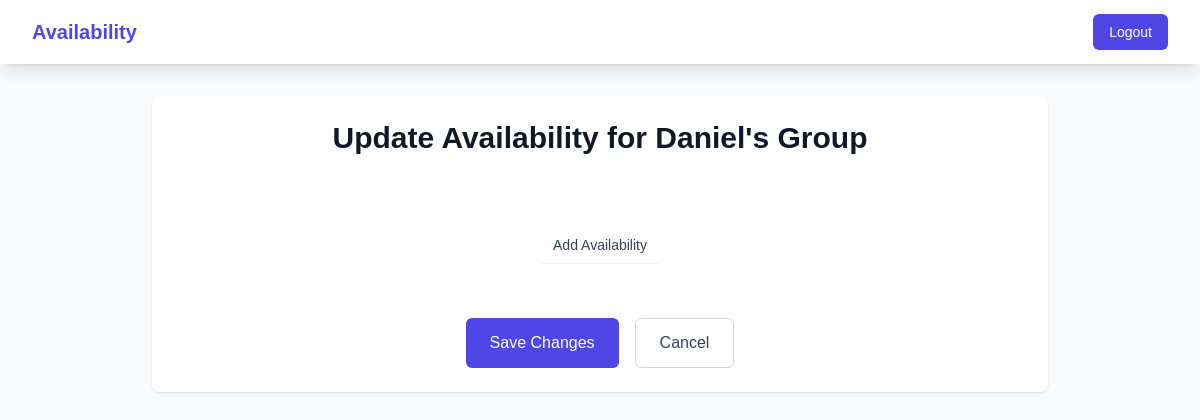
The app's page /group/62795/update (signed in), older data.
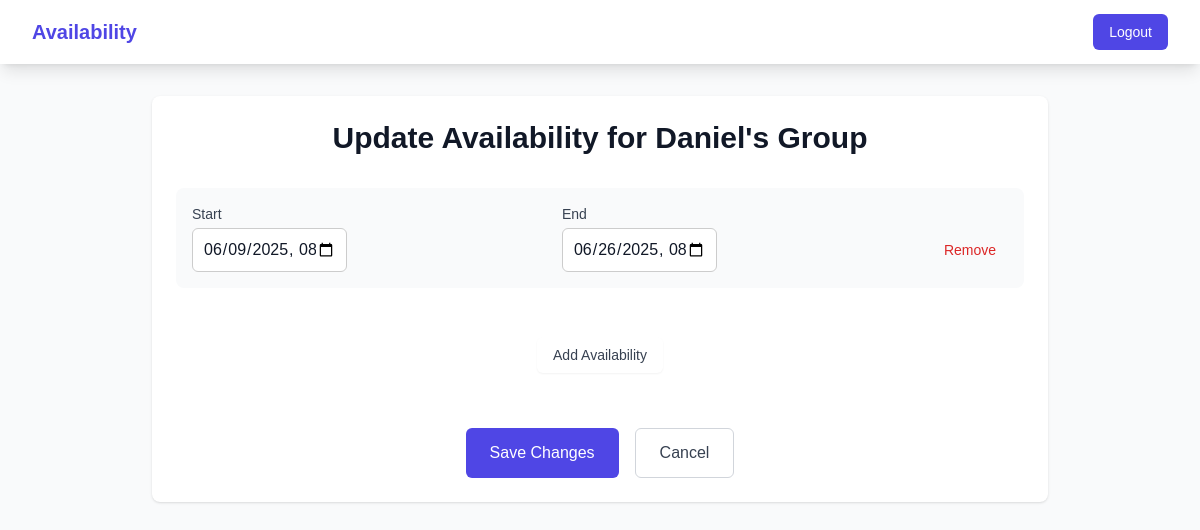
The same page, newer data.
### models.py (models this page shows)
class Group(db.Model):
    id = db.Column(db.Integer, primary_key=True)
    name = db.Column(db.String(120), nullable=False)
    code = db.Column(db.String(5), unique=True, nullable=False)
    memberships = db.relationship('Membership', backref='group', lazy=True)

class Availability(db.Model):
    id = db.Column(db.Integer, primary_key=True)
    user_id = db.Column(db.Integer, db.ForeignKey('user.id'), nullable=False)
    group_id = db.Column(db.Integer, db.ForeignKey('group.id'), nullable=False)
    start = db.Column(db.DateTime, nullable=False)
    end = db.Column(db.DateTime, nullable=False)

### app.py (the view, shortened to what this page needs)
@app.route('/group/<code>/update', methods=['GET', 'POST'])
def update_group(code):
    group = Group.query.filter_by(code=code).first_or_404()
    user = User.query.get(session['user_id'])
    user_avails = Availability.query.filter_by(user_id=user.id, group_id=group.id).all()
    return render_template('update_availability.html', group=group, availabilities=user_avails)

### templates/update_availability.html (shortened to what this page needs)
{% extends 'base.html' %}
{% block content %}
<div class="max-w-4xl mx-auto">
    <div class="bg-white shadow rounded-lg p-6">
        <div class="text-center mb-8">
            <h2 class="text-3xl font-bold text-gray-900">Update Availability for {{ group.name }}</h2>
        </div>
        <form method="post" id="availability-form" class="space-y-6">
            <div id="availability-fields" class="space-y-4">
                {% for avail in availabilities %}
                    <div class="availability-entry bg-gray-50 p-4 rounded-lg flex items-center space-x-4">
                        <div class="flex-1">
                            <label class="block text-sm font-medium text-gray-700 mb-1">Start</label>
                            <input type="datetime-local" name="start" value="{{ avail.start.strftime('%Y-%m-%dT%H:%M') }}" required
                                class="appearance-none rounded-md relative block w-full px-3 py-2 border border-gray-300 placeholder-gray-500 text-gray-900 focus:outline-none focus:ring-indigo-500 focus:border-indigo-500 focus:z-10 sm:text-sm">
                        </div>
                        <div class="flex-1">
                            <label class="block text-sm font-medium text-gray-700 mb-1">End</label>
                            <input type="datetime-local" name="end" value="{{ avail.end.strftime('%Y-%m-%dT%H:%M') }}" required
                                class="appearance-none rounded-md relative block w-full px-3 py-2 border border-gray-300 placeholder-gray-500 text-gray-900 focus:outline-none focus:ring-indigo-500 focus:border-indigo-500 focus:z-10 sm:text-sm">
                        </div>
                        <button type="button" onclick="removeAvailability(this)"
                            class="mt-6 px-3 py-2 text-sm font-medium text-red-600 hover:text-red-500 focus:outline-none focus:underline">
                            Remove
                        </button>
                    </div>
                {% endfor %}
            </div>
            <div class="flex justify-center space-x-4">
                <button type="button" onclick="addAvailability()"
                    class="inline-flex items-center px-4 py-2 border border-gray-300 shadow-sm text-sm font-medium rounded-md text-gray-700 bg-white hover:bg-gray-50 focus:outline-none focus:ring-2 focus:ring-offset-2 focus:ring-indigo-500">
                    Add Availability
                </button>
            </div>
            <div class="flex justify-center space-x-4 pt-4">
                <button type="submit"
                    class="inline-flex items-center px-6 py-3 border border-transparent text-base font-medium rounded-md text-white bg-indigo-600 hover:bg-indigo-700 focus:outline-none focus:ring-2 focus:ring-offset-2 focus:ring-indigo-500">
                    Save Changes
                </button>
                <a href="{{ url_for('view_group', code=group.code) }}"
                    class="inline-flex items-center px-6 py-3 border border-gray-300 text-base font-medium rounded-md text-gray-700 bg-white hover:bg-gray-50 focus:outline-none focus:ring-2 focus:ring-offset-2 focus:ring-indigo-500">
                    Cancel
                </a>
            </div>
        </form>
    </div>
</div>
{% endblock %}

### templates/base.html (shortened to what this page needs)
<!DOCTYPE html>
<html lang="en">
<head>
    <script src="https://cdn.tailwindcss.com"></script>
    <link rel="stylesheet" href="{{ url_for('static', filename='styles.css') }}">
</head>
<body class="bg-gray-50 min-h-screen">
    <nav class="bg-white shadow-lg">
        <div class="max-w-7xl mx-auto px-4 sm:px-6 lg:px-8">
            <div class="flex justify-between h-16">
                <div class="flex">
                    <div class="flex-shrink-0 flex items-center">
                        <a href="{{ url_for('dashboard') }}" class="text-xl font-bold text-indigo-600">Availability</a>
                    </div>
                </div>
                <div class="flex items-center">
                    {% if session.get('user_id') %}
                        <a href="{{ url_for('logout') }}" class="ml-4 px-4 py-2 rounded-md text-sm font-medium text-white bg-indigo-600 hover:bg-indigo-700 transition-colors">Logout</a>
                    {% endif %}
                </div>
            </div>
        </div>
    </nav>
    <main class="max-w-7xl mx-auto px-4 sm:px-6 lg:px-8 py-8">
        {% block content %}{% endblock %}
    </main>
</body>
</html>

### static/styles.css (style rules this page uses)
body { font-family: Arial, sans-serif; background-color: #f4f7f9; margin: 0; padding: 0; color: #333; }
h1, h2, h3 { text-align: center; color: #2c3e50; margin-bottom: 20px; }
form { display: flex; flex-direction: column; gap: 15px; }
label { font-weight: bold; margin-bottom: 5px; }
input[type="email"], input[type="password"], input[type="text"], input[type="datetime-local"] { padding: 10px; font-size: 16px; border: 1px solid #ccc; border-radius: 6px; width: 100%; box-sizing: border-box; }
button { padding: 10px 16px; font-size: 16px; border: none; background-color: #3498db; color: white; border-radius: 6px; cursor: pointer; transition: background-color 0.2s ease; }
.availability-entry { display: flex; align-items: center; gap: 10px; margin-bottom: 10px; }
.availability-entry input { width: 45%; }

Row changes from the older to the newer data that the page shows:
added Availability: start "06/09/2025 08:35", end "06/26/2025 08:35"
